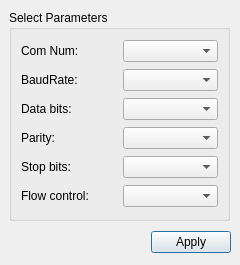
<?xml version="1.0" encoding="UTF-8"?>
<ui version="4.0">
 <class>SettingsDialog</class>
 <widget class="QDialog" name="SettingsDialog">
  <property name="geometry">
   <rect>
    <x>0</x>
    <y>0</y>
    <width>240</width>
    <height>265</height>
   </rect>
  </property>
  <property name="minimumSize">
   <size>
    <width>240</width>
    <height>265</height>
   </size>
  </property>
  <property name="maximumSize">
   <size>
    <width>245</width>
    <height>270</height>
   </size>
  </property>
  <property name="windowTitle">
   <string>Settings</string>
  </property>
  <widget class="QGroupBox" name="parametersBox">
   <property name="geometry">
    <rect>
     <x>9</x>
     <y>10</y>
     <width>221</width>
     <height>211</height>
    </rect>
   </property>
   <property name="title">
    <string>Select Parameters</string>
   </property>
   <layout class="QGridLayout" name="gridLayout_2">
    <item row="4" column="0">
     <widget class="QLabel" name="stopBitsLabel">
      <property name="text">
       <string>Stop bits:</string>
      </property>
     </widget>
    </item>
    <item row="4" column="1">
     <widget class="QComboBox" name="stopBitsBox"/>
    </item>
    <item row="3" column="1">
     <widget class="QComboBox" name="parityBox"/>
    </item>
    <item row="3" column="0">
     <widget class="QLabel" name="parityLabel">
      <property name="text">
       <string>Parity:</string>
      </property>
     </widget>
    </item>
    <item row="2" column="1">
     <widget class="QComboBox" name="dataBitsBox"/>
    </item>
    <item row="2" column="0">
     <widget class="QLabel" name="dataBitsLabel">
      <property name="text">
       <string>Data bits:</string>
      </property>
     </widget>
    </item>
    <item row="1" column="1">
     <widget class="QComboBox" name="baudRateBox"/>
    </item>
    <item row="1" column="0">
     <widget class="QLabel" name="baudRateLabel">
      <property name="text">
       <string>BaudRate:</string>
      </property>
     </widget>
    </item>
    <item row="5" column="0">
     <widget class="QLabel" name="flowControlLabel">
      <property name="text">
       <string>Flow control:</string>
      </property>
     </widget>
    </item>
    <item row="5" column="1">
     <widget class="QComboBox" name="flowControlBox"/>
    </item>
    <item row="0" column="1">
     <widget class="QComboBox" name="serialPortInfoListBox"/>
    </item>
    <item row="0" column="0">
     <widget class="QLabel" name="label">
      <property name="text">
       <string>Com Num:</string>
      </property>
     </widget>
    </item>
   </layout>
  </widget>
  <widget class="QWidget" name="">
   <property name="geometry">
    <rect>
     <x>10</x>
     <y>230</y>
     <width>221</width>
     <height>25</height>
    </rect>
   </property>
   <layout class="QHBoxLayout" name="horizontalLayout">
    <item>
     <spacer name="horizontalSpacer">
      <property name="orientation">
       <enum>Qt::Horizontal</enum>
      </property>
      <property name="sizeHint" stdset="0">
       <size>
        <width>96</width>
        <height>20</height>
       </size>
      </property>
     </spacer>
    </item>
    <item>
     <widget class="QPushButton" name="applyButton">
      <property name="text">
       <string>Apply</string>
      </property>
     </widget>
    </item>
   </layout>
  </widget>
 </widget>
 <resources/>
 <connections/>
</ui>
